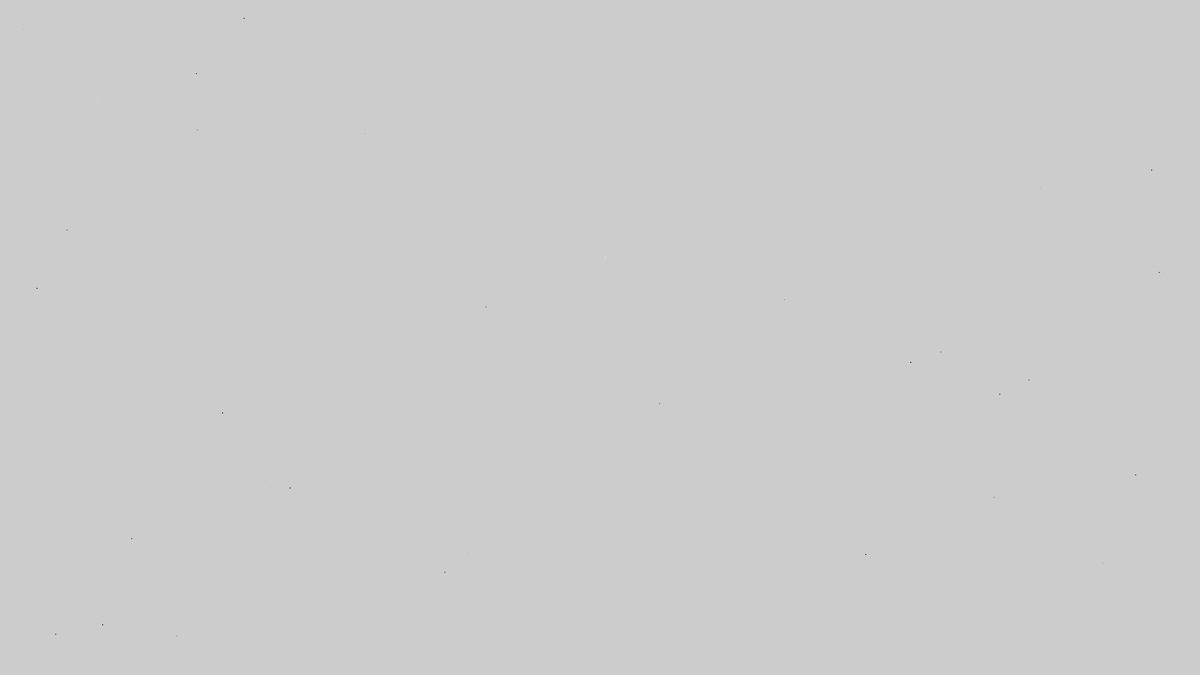
Frame 1 (no input)
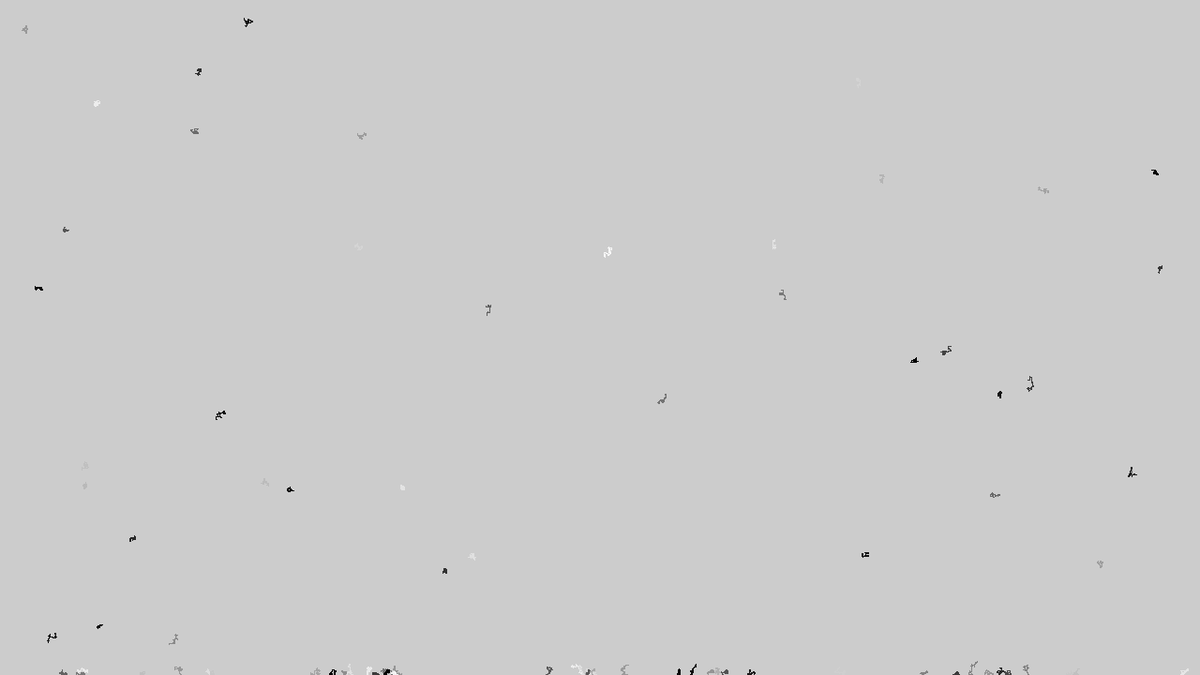
Frame 60 (the mouse pressed at the canvas centre just before this capture)
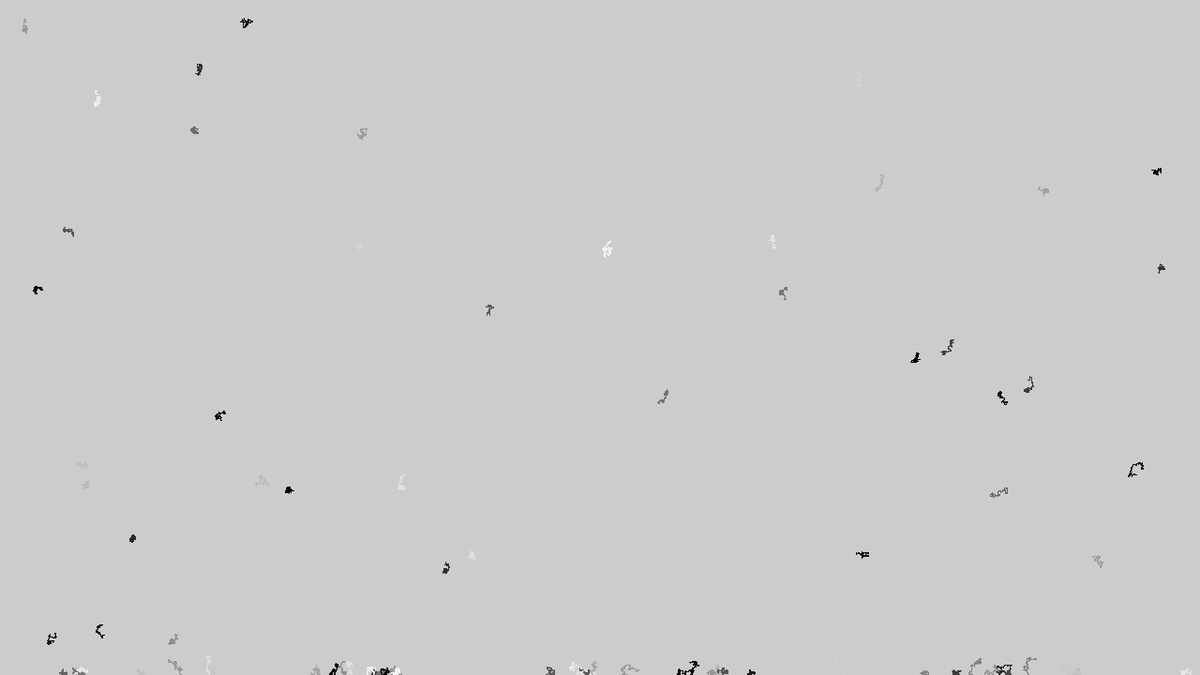
Frame 120 (the mouse held since frame 60 and released just before this capture)

The Processing sketch that drew these frames (run headless with seeded random() and noise(); from frame 60 on, the mouse is pressed at the canvas centre):

// Processing sketch: processing_116692
// ── processing_116692.pde

Walker[] myWalker;

void setup(){
  size(1280,720);
  smooth();
  frameRate(10);
  
     myWalker = new Walker[80];
  for (int j=0 ; j <80 ; j++){ 

     myWalker[j] = new Walker( color (random(255)), int(random(0,width)) ,int(random(0,width)) );
  }
  
  
}


void draw(){
  
   for (int j=0 ; j <80 ; j++){ 
    myWalker[j].walk();
   }

  
}




class Walker{
  
  color c;
  int x;
  int y;
  
  Walker(color tempC,int tempX,int tempY){
    c = tempC;
    x = tempX;
    y = tempY;
    
  }
  
  void walk(){
    fill(c);
    noStroke();
  //  for(int i=0; i < 200 ; i++){
    rect(x,y,1,1);
    
    //Random Walk Function :
//    x += random(-1,1);
//    y += random(-1,1);

    int r = int(random(0,4));
    if (r == 0){
      x++;}
      
    else if (r == 1){
     x-- ;
    }
    else if (r == 2){
     y++ ;
    }
    else {
     y-- ; 
    }
    
    
    x = constrain(x,0,width-1);
    y = constrain(y,0,height-1);    
    
  //  }
  }
  
  
  
}
